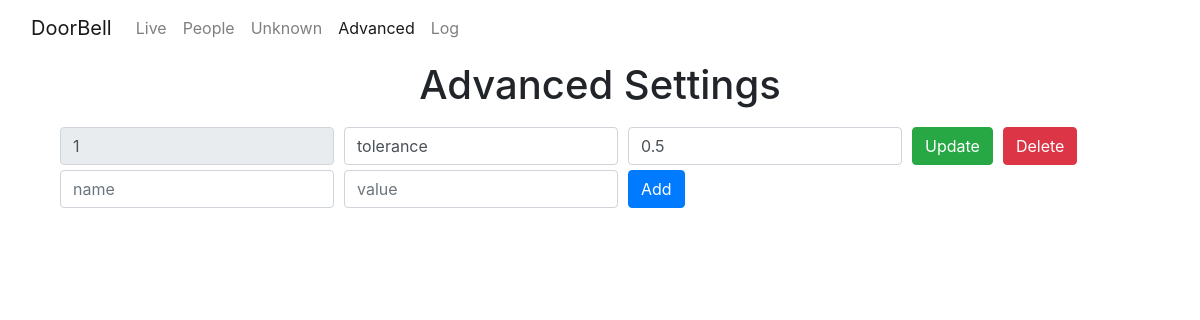
The app's page /settings, older data.
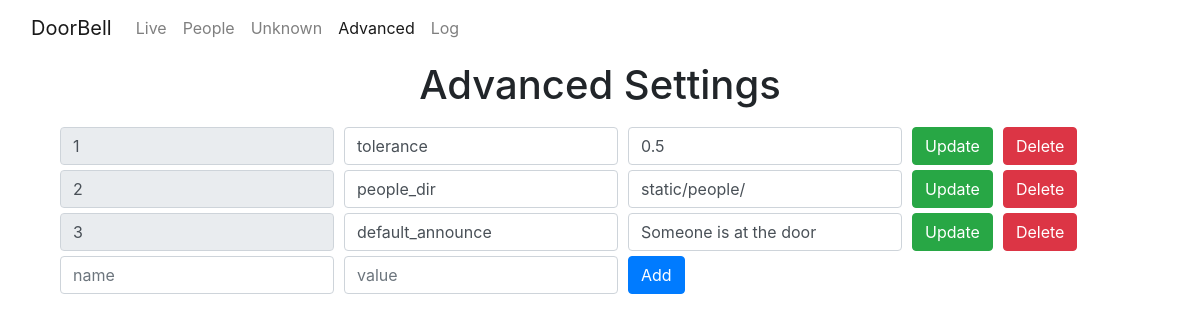
The same page, newer data.
### tables this page shows
CREATE TABLE "settings" (
	"id"	INTEGER NOT NULL,
	"name"	TEXT,
	"value"	TEXT,
	PRIMARY KEY("id")
);

### app.py (the view)
@app.route("/settings")
def settings_page():
    settings = db.execute("SELECT * FROM settings ORDER BY id ASC")
    return render_template("/settings.html", settings=settings)

### app.py (called while the page is built)
@app.after_request
def after_request(response):
    response.headers["Cache-Control"] = "no-cache, no-store, must-revalidate"
    response.headers["Expires"] = 0
    response.headers["Pragma"] = "no-cache"
    return response

### templates/settings.html (shortened to what this page needs)
<!DOCTYPE html>
<html>
<head>
    <link rel="stylesheet" href="{{ url_for('static', filename='assets/bootstrap/css/bootstrap.min.css') }}">
    <link rel="stylesheet" href="{{ url_for('static', filename='assets/css/styles.min.css') }}">
</head>
<body>
    <nav class="navbar navbar-light navbar-expand-md">
        <div class="container-fluid"><a class="navbar-brand" href="/">DoorBell</a>
            <div class="collapse navbar-collapse"
                id="navcol-1">
                <ul class="nav navbar-nav">
                    <li class="nav-item" role="presentation"><a class="nav-link" href="/">Live</a></li>
                    <li class="nav-item" role="presentation"><a class="nav-link" href="/people">People</a></li>
                    <li class="nav-item" role="presentation"><a class="nav-link" href="/people/search/unknown">Unknown</a></li>
                    <li class="nav-item" role="presentation"><a class="nav-link active" href="/settings">Advanced</a></li>
                    <li class="nav-item" role="presentation"><a class="nav-link" href="/log">Log</a></li>
                </ul>
            </div>
        </div>
    </nav>
    <div class="container">
        <div class="row">
            <div class="col">
                <h1>Advanced Settings</h1>
            </div>
        </div>
        <div class="row">
            <div class="col">
                {% for row in settings %}
                <form action="/settings/update" method="post">
                    <div class="form-row">
                        <div class="col-auto"><input class="form-control" type="text" name="id" value="{{ row['id'] }}" placeholder="ID" readonly=""></div>
                        <div class="col-auto"><input class="form-control" type="text" name="name" value="{{ row['name'] }}" placeholder="name"></div>
                        <div class="col-auto"><input class="form-control" type="text" name="value" value="{{ row['value'] }}" placeholder="value"></div>
                        <div class="col-auto"><button class="btn btn-success" type="submit">Update</button></div>
                        <div class="col-auto"><button class="btn btn-danger" type="submit" formaction="/settings/delete">Delete</button></div>
                    </div>
                </form>
                {% endfor %}
                <form action="/settings/new" method="post">
                    <div class="form-row">
                        <div class="col-auto"><input class="form-control" type="text" name="name" placeholder="name"></div>
                        <div class="col-auto"><input class="form-control" type="text" name="value" placeholder="value"></div>
                        <div class="col-auto"><button class="btn btn-primary" type="submit">Add</button></div>
                    </div>
                </form>
            </div>
        </div>
    </div>
</body>
</html>

Row changes from the older to the newer data that the page shows:
added settings: id "2", name "people_dir", value "static/people/"
added settings: id "3", name "default_announce", value "Someone is at the door"
